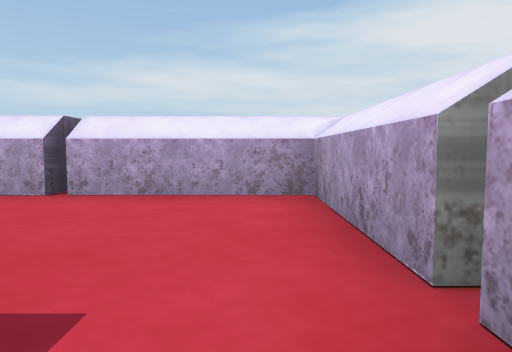
View 1 (above)

24 first-person views from a walk through a scene from a Unity 3-D project. The camera is 0.55 m above the floor, tilts 4° down and sees 70° across. The floor is counted in squares, 1 m on a side. Each view is taken from the middle of a square. On the plan, view 1 faces up. The plan holds only what a view shows up to about 9 squares ahead; the rest is blank. The place goes on beyond the plan. The player is left out. Some surface patterns are stand-ins.

View 2
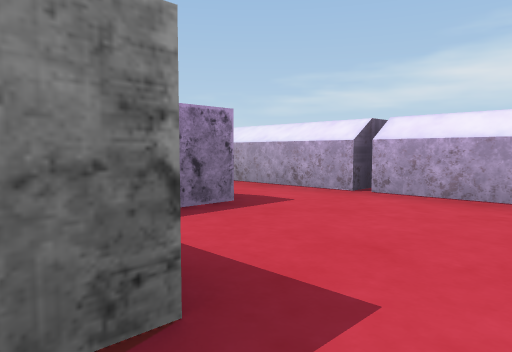

View 3
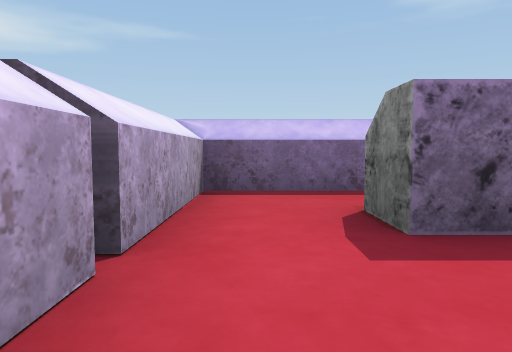

View 4
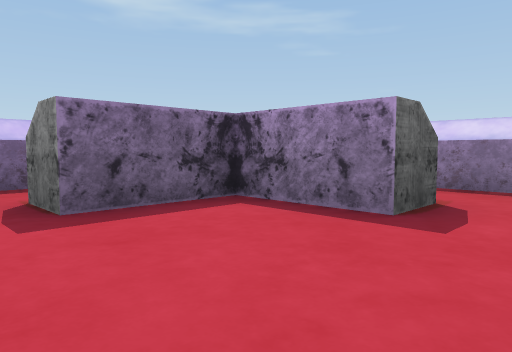

View 5
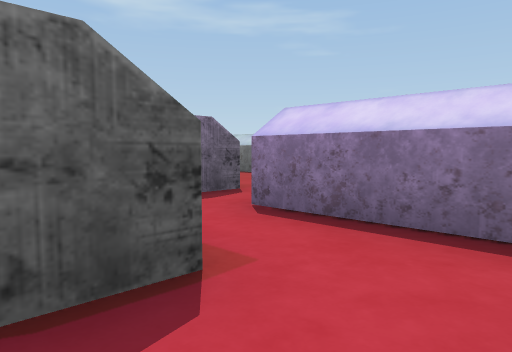

View 6
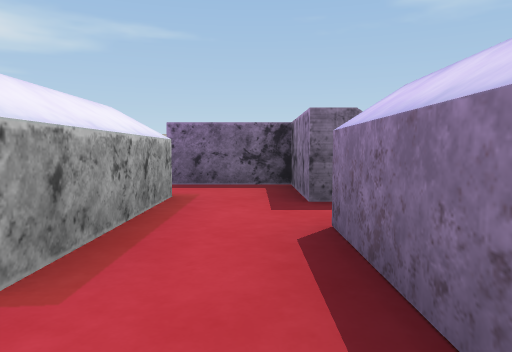

View 7
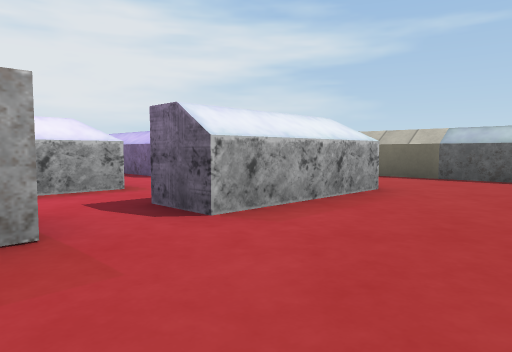

View 8
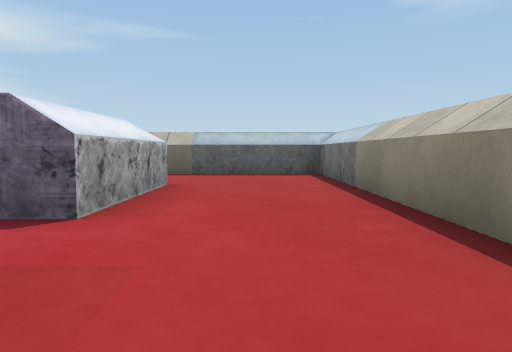

View 9
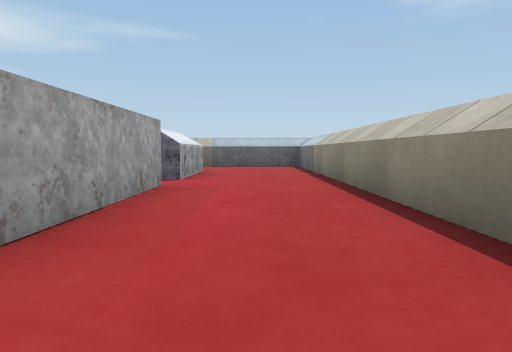

View 10
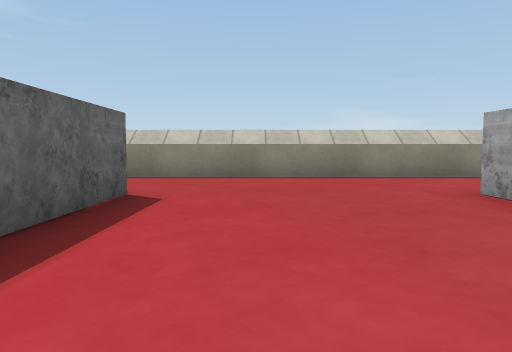

View 11
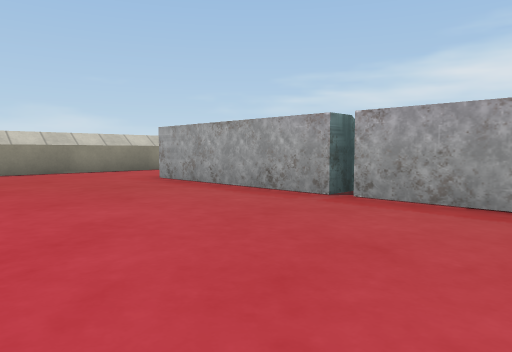

View 12
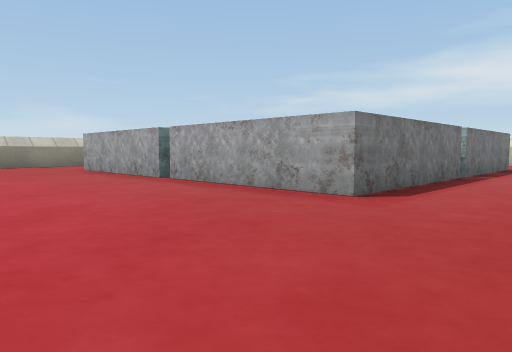

View 13
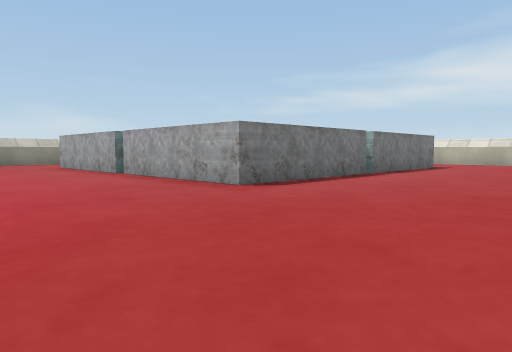

View 14
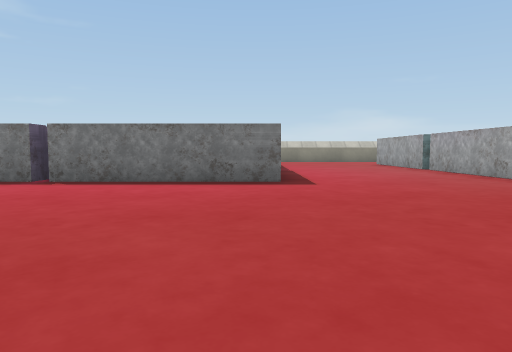

View 15
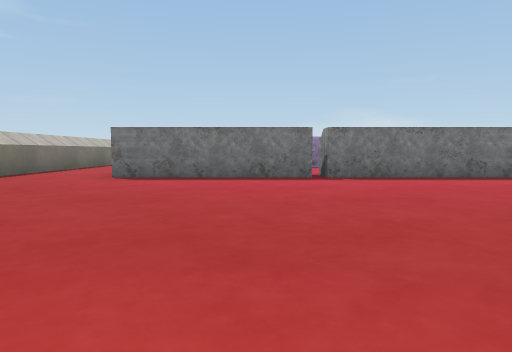

View 16
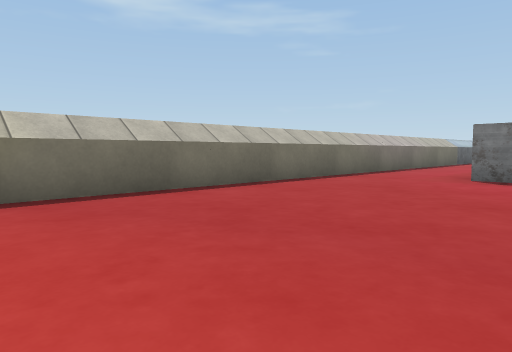

View 17
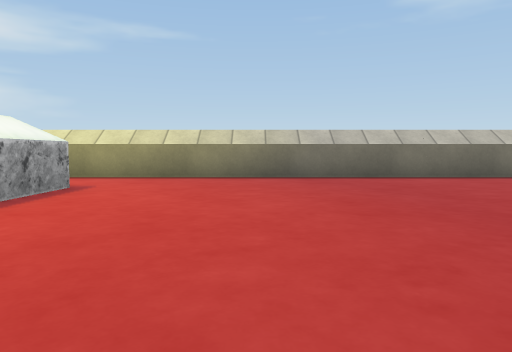

View 18
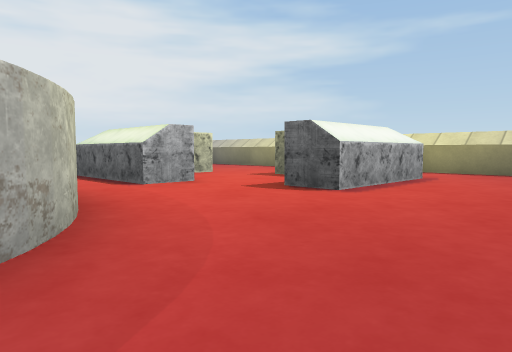

View 19
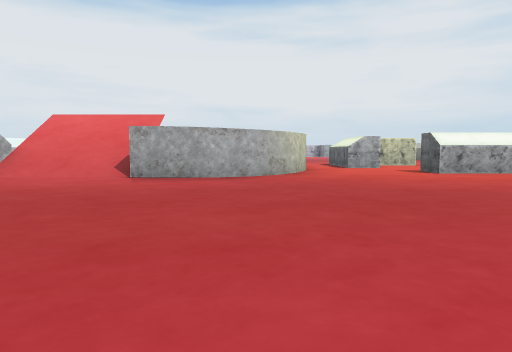

View 20
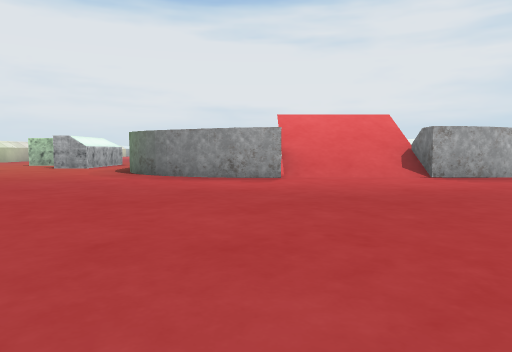

View 21
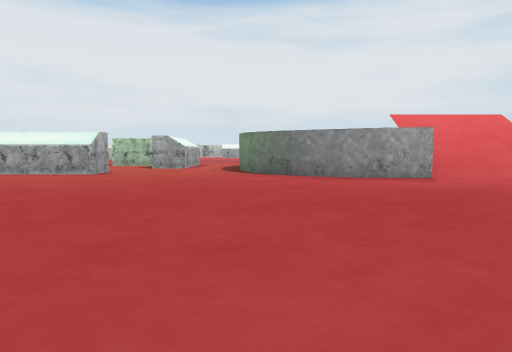

View 22
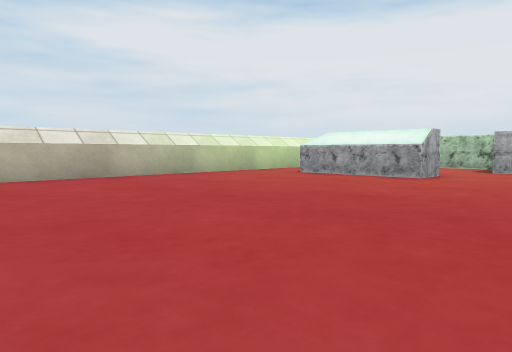

View 23
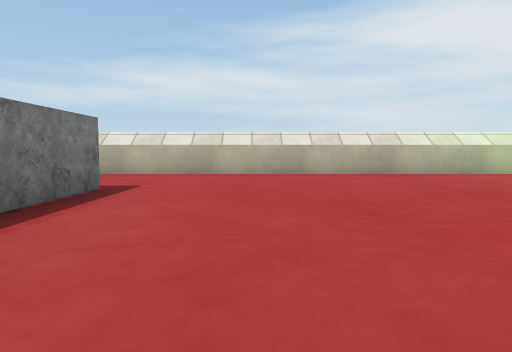

View 24
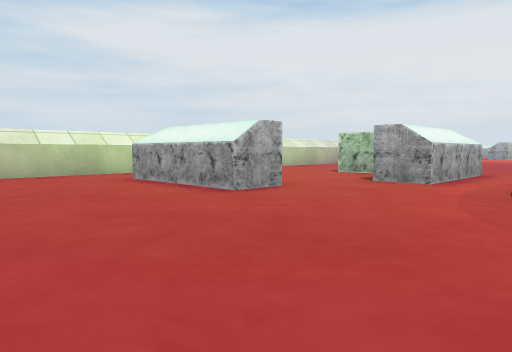

### Floor plan
Key: @ floor where view 1 was taken; # wall or solid block; x gap in a wall; . floor; / step, stairs or slope; ^ raised ledge; O other object.
Columns run from 10 left of view 1 to 15 right of it. Each row starts with its distance up from view 1.
 22           #############
 21            ............
 20            ............
 19            ...........#
 18            #..........# ..
 17            #..........#...
 16            #.............#
 15            #..............
 14             ..............
 13            #..........O
 12 #          #.........O
 11 #..        #.........O
 10 #...########.........O
  9 #..................../.
  8 #..................../.
  7 #..................../.
  6 #....................O.
  5 #...########.........O
  4 #...#......#.........O
  3 #...#......#..........OO
  2 #...#.##...#..............
  1 #.....##...x.............#
  0 #...#.^###@#.............#
 -1 #...#......#..........#...
 -2 #...### ####..........# ..
 -3 #...#      #..........###
 -4 #....     .............
 -5 #....     ..............
 -6 ######    ##############

Where each view was taken, in squares from view 1:
view 1: 0 up, 0 right, facing up
view 2: 0 up, 0 right, facing up-left
view 3: 3 up, 0 right, facing down
view 4: 4 up, 0 right, facing down-left
view 5: 4 up, 3 left, facing down-left
view 6: 4 up, 5 left, facing down
view 7: 2 up, 9 left, facing down-right
view 8: 3 up, 8 left, facing down
view 9: 7 up, 8 left, facing down
view 10: 7 up, 2 left, facing left
view 11: 6 up, 0 right, facing up-left
view 12: 6 up, 4 right, facing up-left
view 13: 6 up, 6 right, facing up-left
view 14: 5 up, 8 right, facing left
view 15: 0 up, 9 right, facing left
view 16: 1 down, 9 right, facing down-left
view 17: 2 up, 9 right, facing down
view 18: 4 up, 9 right, facing down-right
view 19: 4 up, 3 right, facing right
view 20: 10 up, 3 right, facing right
view 21: 13 up, 3 right, facing right
view 22: 14 up, 4 right, facing up-right
view 23: 13 up, 4 right, facing up
view 24: 13 up, 8 right, facing up-right
